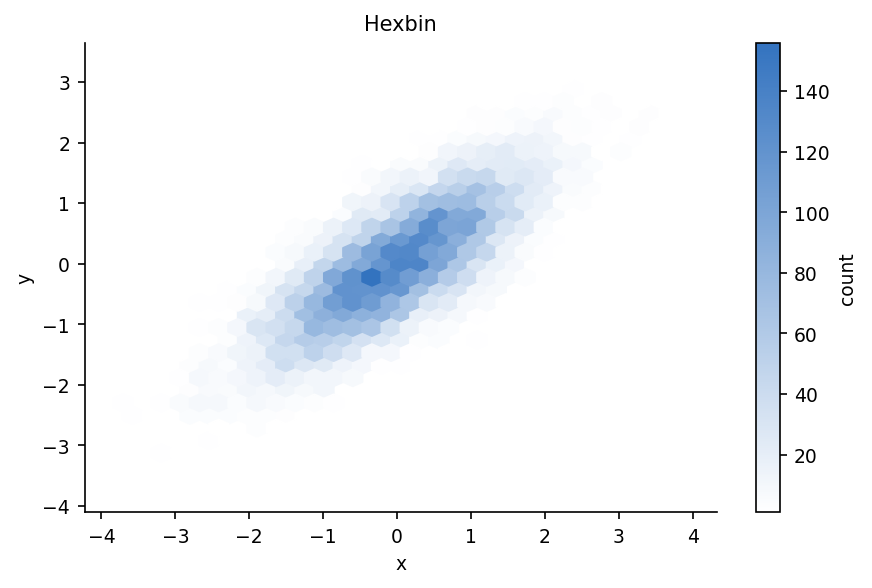

The script that saved this image:
"""density_hexbin: 六边形分箱密度图（适合海量散点）."""
import sys, os; sys.path.insert(0, os.path.join(os.path.dirname(os.path.abspath(__file__)), '..', '..', '_utils', 'python'))
import numpy as np
import matplotlib.pyplot as plt
from theme import apply_theme
from palette import sequential

def make_figure(x=None, y=None, gridsize=30, title='Hexbin'):
    apply_theme()
    if x is None:
        rng = np.random.default_rng(1)
        x = rng.normal(0, 1, 10000); y = 0.7*x + rng.normal(0, 0.6, 10000)
    fig, ax = plt.subplots()
    hb = ax.hexbin(x, y, gridsize=gridsize, cmap=sequential(hue='blue'), mincnt=1)
    fig.colorbar(hb, ax=ax, label='count')
    ax.set_xlabel('x'); ax.set_ylabel('y'); ax.set_title(title)
    fig.tight_layout()
    return fig

if __name__ == '__main__':
    fig = make_figure()
    fig.savefig(__file__.replace('.py', '.png'), dpi=150)
